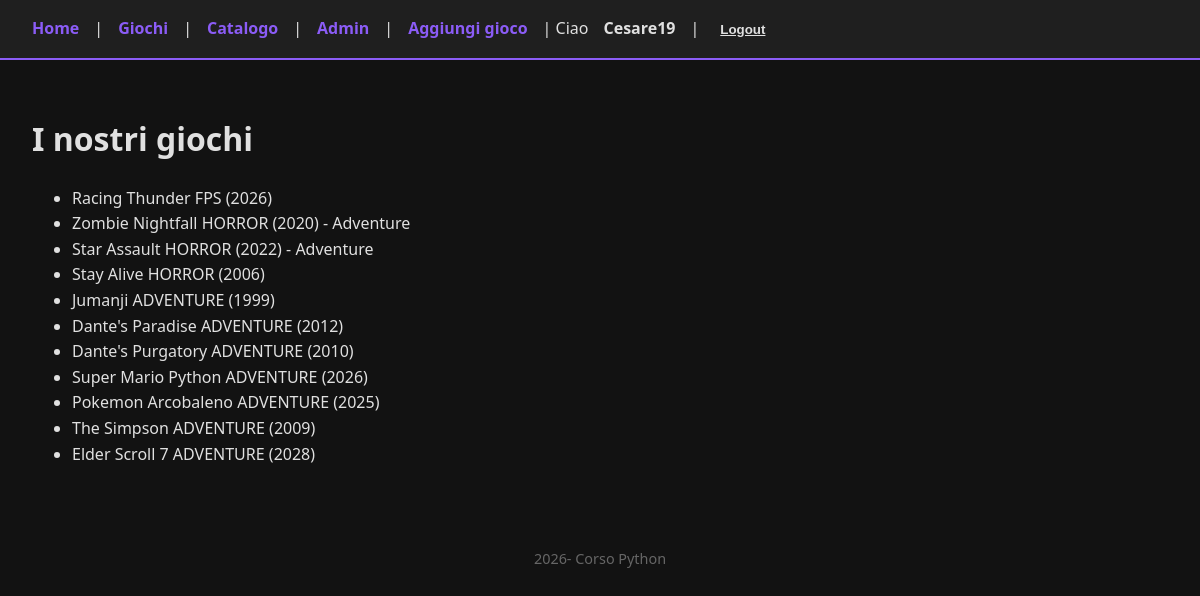
The page /giochi/ (signed in) on the database its author committed.
### videoteca/models.py (models this page shows, shortened)
class Gioco(models.Model):
    titolo = models.CharField(max_length=200)
    categoria = models.CharField(max_length=100)
    anno = models.IntegerField()
    genere = models.CharField(max_length=100, null=True, blank=True)
    recensione = models.TextField(blank=True, null=True)

### videoteca/views.py (the view)
# urls.py: path('giochi/', views.lista_giochi, name='lista'),
def lista_giochi(request):
    giochi = Gioco.objects.all() # SELECT * FROM videoteca_gioco
    return render(request, 'videoteca/lista.html', {'giochi': giochi})

### videoteca/templates/videoteca/lista.html
{% extends 'base.html' %}
{% block content %}
<h1>I nostri giochi</h1>
<ul>
    {% for gioco in giochi %}
        <li>{{ gioco.titolo }} {{ gioco.categoria }} ({{ gioco.anno }}) {% if gioco.genere %} - {{ gioco.genere }}</li>
    {% endif %}
    {% endfor %}
</ul>
{% endblock %}

### videoteca/templates/base.html (shortened to what this page needs)
<!DOCTYPE html>
{% load static %}
<html>
<head>
<link rel="stylesheet" href="{% static 'css/base.css' %}">
</head>
<body>
<nav>
    <a href="{% url 'home' %}">Home</a> |
    <a href="{% url 'lista' %}">Giochi</a> |
    <a href="{% url 'catalogo' %}">Catalogo</a> |
    <a href="/admin/">Admin</a> |
    <a href="{% url 'aggiungi' %}">Aggiungi gioco</a> |
    {% if user.is_authenticated %}
        Ciao <strong>{{ user.username }}</strong> |
        <form method="post" action="{% url 'logout' %}" style="display: inline;">
            <button type="submit" style="background: none; border: none; color: inherit; text-decoration: underline; cursor: pointer;">Logout</button>
        </form>
    {% else %}
        <a href="{% url 'login' %}">Login</a>
    {% endif %}
</nav>
<div class= 'main-container'>
    {% block content %}{% endblock %}
</div>
<footer>2026- Corso Python</footer>
</body>
</html>

### static/css/base.css (style rules this page uses)
body { background-color: #121212; color: #e0e0e0; font-family: 'Segoe UI', Arial, sans-serif; line-height: 1.6; margin: 0; padding: 0; }
nav { background-color: #1f1f1f; padding: 1rem 2rem; border-bottom: 2px solid #8b5cf6; display: flex; align-items: center; gap: 15px; }
nav a, nav button { color: #8b5cf6; text-decoration: none; font-weight: bold; transition: 0.3s; }
.main-container { padding: 2rem; max-width: 1200px; margin: 0 auto; }
footer { text-align: center; padding: 2rem; color: #666; font-size: 0.9rem; }

### rows shown on the page
Gioco: titolo "Racing Thunder", categoria "FPS", anno "2026"
Gioco: titolo "Zombie Nightfall", categoria "HORROR", anno "2020", genere "Adventure"
Gioco: titolo "Star Assault", categoria "HORROR", anno "2022", genere "Adventure"
Gioco: titolo "Stay Alive", categoria "HORROR", anno "2006"
Gioco: titolo "Jumanji", categoria "ADVENTURE", anno "1999"
Gioco: titolo "Dante's Paradise", categoria "ADVENTURE", anno "2012"
Gioco: titolo "Dante's Purgatory", categoria "ADVENTURE", anno "2010"
Gioco: titolo "Super Mario Python", categoria "ADVENTURE", anno "2026"
Gioco: titolo "Pokemon Arcobaleno", categoria "ADVENTURE", anno "2025"
Gioco: titolo "The Simpson", categoria "ADVENTURE", anno "2009"
Gioco: titolo "Elder Scroll 7", categoria "ADVENTURE", anno "2028"

### other values the page prints
{{ user.username }} "Cesare19"
